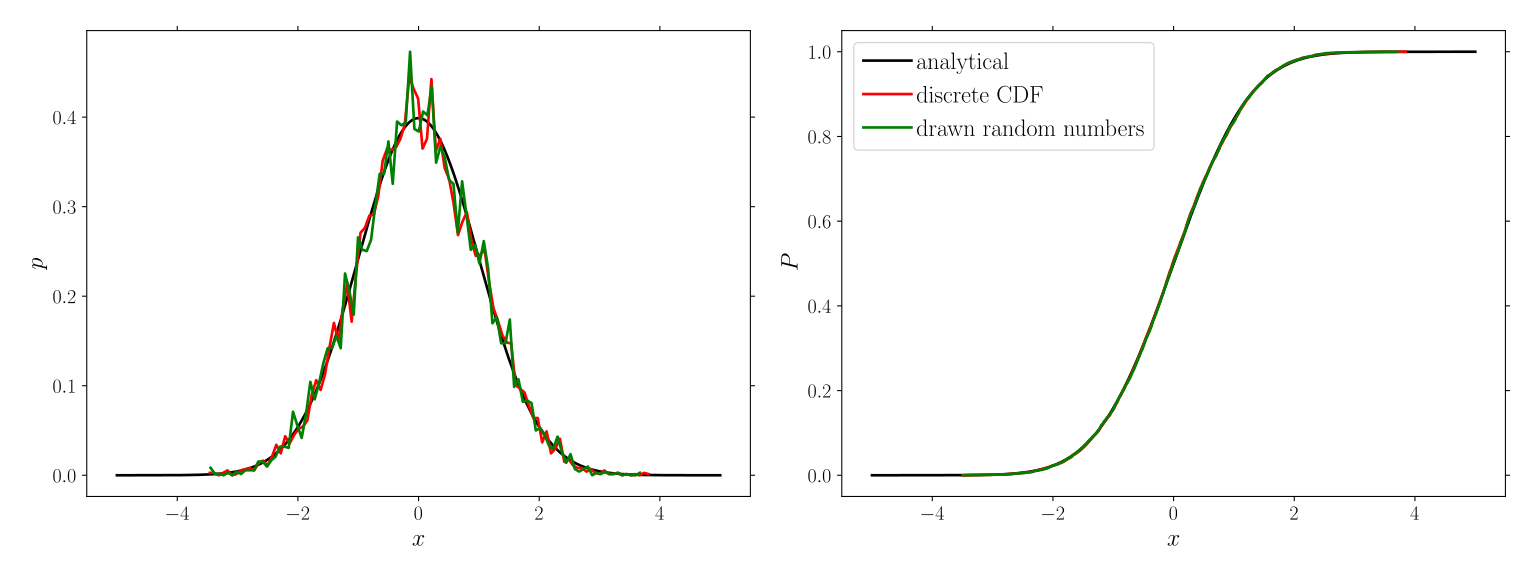

The Python source for this figure:
import matplotlib.pyplot as plt
import numpy as np
import scipy.special

import GooseMPL as gplt

plt.style.use(["goose", "goose-latex"])

# generate CDF

mu = 0.0
sigma = 1.0
x = np.sort(np.random.normal(mu, sigma, size=10000))
Px = np.linspace(0, 1, x.size)

# draw random number from CDF

y = gplt.random_from_cdf(shape=(10000), P=Px, x=x)

# plot result

prob_x, bin_x = gplt.histogram(x, bins=100, return_edges=False, density=True)
prob_y, bin_y = gplt.histogram(y, bins=100, return_edges=False, density=True)

xi = np.linspace(-5, 5, 10000)
Pi = 1.0 / (sigma * np.sqrt(2.0 * np.pi)) * np.exp(-0.5 * ((xi - mu) / sigma) ** 2.0)
Ci = 0.5 * (1.0 + scipy.special.erf((xi - mu) / (sigma * np.sqrt(2.0))))

fig, axes = gplt.subplots(ncols=2)

axes[0].plot(xi, Pi, color="k")
axes[0].plot(bin_x, prob_x, color="r")
axes[0].plot(bin_y, prob_y, color="g")
axes[0].set_xlabel(r"$x$")
axes[0].set_ylabel(r"$p$")

axes[1].plot(xi, Ci, color="k", label="analytical")
axes[1].plot(x, Px, color="r", label="discrete CDF")
axes[1].plot(np.sort(y), np.linspace(0, 1, y.size), color="g", label="drawn random numbers")
axes[1].set_xlabel(r"$x$")
axes[1].set_ylabel(r"$P$")
axes[1].legend()

plt.savefig("random_from_cdf.svg")
plt.close()
